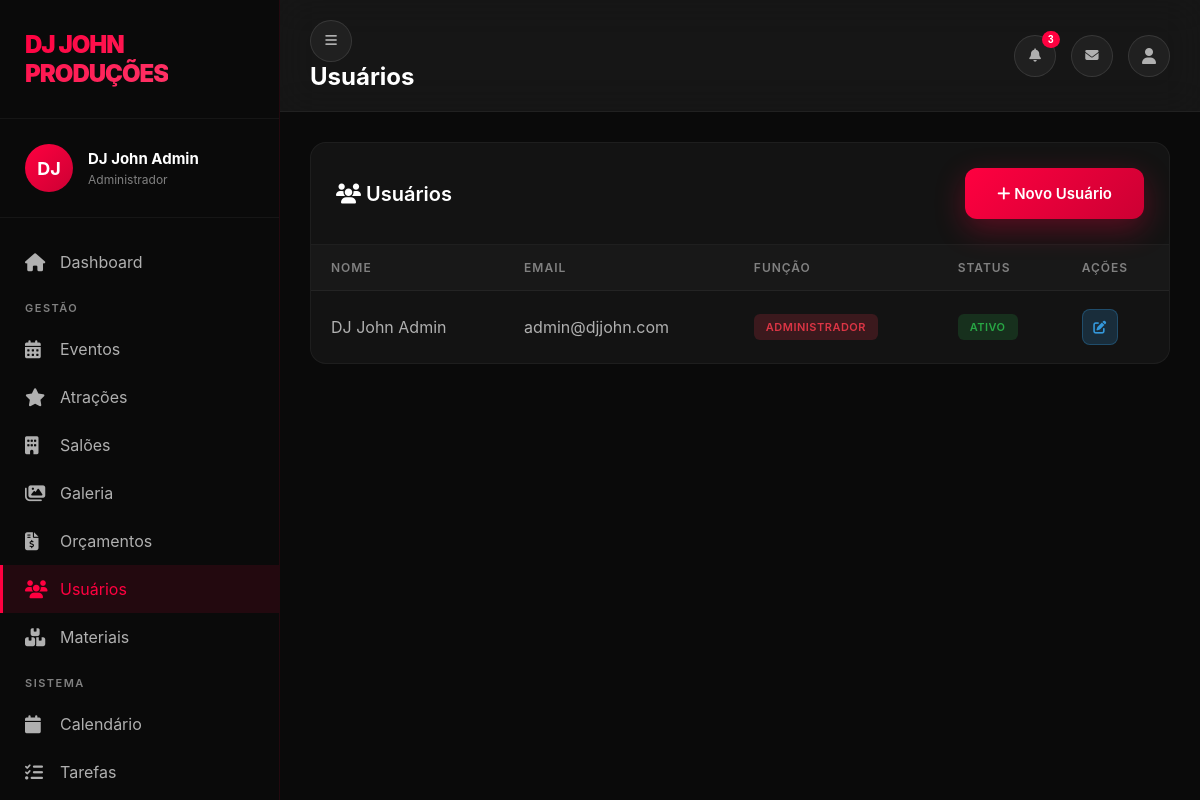
/admin/users.php (signed in), run on the app's committed database.
### tables this page shows
CREATE TABLE `usuarios` (
  `id` int(11) NOT NULL AUTO_INCREMENT,
  `nome` varchar(100) NOT NULL,
  `email` varchar(100) NOT NULL,
  `senha` varchar(255) NOT NULL,
  `funcao` enum('admin','funcionario') DEFAULT 'funcionario',
  `status` enum('ativo','inativo') DEFAULT 'ativo',
  `criado_em` timestamp NOT NULL DEFAULT CURRENT_TIMESTAMP,
  `atualizado_em` timestamp NOT NULL DEFAULT CURRENT_TIMESTAMP ON UPDATE CURRENT_TIMESTAMP,
  PRIMARY KEY (`id`),
  UNIQUE KEY `email` (`email`)
);

### admin/users.php (the view, shortened to what this page needs)
<?php
$db = getDB();
$action = $_GET['action'] ?? 'list';
$users = $db->query("SELECT * FROM usuarios ORDER BY nome")->fetchAll();
include 'includes/header.php';
?>
<div class="admin-content">
    <?php if ($action === 'list'): ?>
        <div class="data-table-container">
            <div class="table-header">
                <h3><i class="fas fa-users"></i> Usuários</h3>
                <a href="users.php?action=create" class="btn btn-primary">
                    <i class="fas fa-plus"></i> Novo Usuário
                </a>
            </div>
            <table class="data-table">
                <thead>
                    <tr>
                        <th>Nome</th>
                        <th>Email</th>
                        <th>Função</th>
                        <th>Status</th>
                        <th>Ações</th>
                    </tr>
                </thead>
                <tbody>
                    <?php foreach ($users as $u): ?>
                        <tr>
                            <td><?php echo htmlspecialchars($u['nome']); ?></td>
                            <td><?php echo htmlspecialchars($u['email']); ?></td>
                            <td>
                                <span class="badge badge-<?php echo $u['funcao'] === 'admin' ? 'danger' : 'info'; ?>">
                                    <?php echo $u['funcao'] === 'admin' ? 'Administrador' : 'Funcionário'; ?>
                                </span>
                            </td>
                            <td>
                                <span class="badge badge-<?php echo $u['status'] === 'ativo' ? 'success' : 'secondary'; ?>">
                                    <?php echo ucfirst($u['status']); ?>
                                </span>
                            </td>
                            <td>
                                <div class="btn-group">
                                    <a href="users.php?action=edit&id=<?php echo $u['id']; ?>" class="btn btn-sm btn-icon btn-edit">
                                        <i class="fas fa-edit"></i>
                                    </a>
                                </div>
                            </td>
                        </tr>
                    <?php endforeach; ?>
                </tbody>
            </table>
        </div>
    <?php endif; ?>
</div>
<?php include 'includes/footer.php'; ?>

### assets/css/variables.css (style rules this page uses)
:root { --primary-color: #FF0040; --primary-light: #FF3366; --primary-dark: #CC0033; --secondary-color: #1a1a1a; --secondary-light: #2a2a2a; --secondary-dark: #0a0a0a; --accent-color: #FF1744; --accent-light: #FF5177; --accent-dark: #E60032; --text-primary: #FFFFFF; --text-secondary: #B0B0B0; --text-light: #808080; --text-white: #FFFFFF; --bg-primary: #0a0a0a; --bg-secondary: #1a1a1a; --bg-dark: #000000; --bg-overlay: rgba(0, 0, 0, 0.85); --border-color: #2a2a2a; --border-light: #1a1a1a; --success-color: #28A745; --warning-color: #FFC107; --danger-color: #DC3545; --info-color: #17A2B8; --gradient-primary: linear-gradient(135deg, #FF0040 0%, #CC0033 100%); --gradient-secondary: linear-gradient(135deg, #1a1a1a 0%, #0a0a0a 100%); --gradient-overlay: linear-gradient(to bottom, rgba(0,0,0,0.7) 0%, rgba(0,0,0,0.95) 100%); --gradient-hero: linear-gradient(135deg, #FF0040 0%, #1a1a1a 100%); --shadow-sm: 0 2px 4px rgba(0, 0, 0, 0.1); --shadow-md: 0 4px 6px rgba(0, 0, 0, 0.1); --shadow-lg: 0 10px 30px rgba(0, 0, 0, 0.15); --shadow-xl: 0 20px 50px rgba(0, 0, 0, 0.2); --font-primary: 'Poppins', -apple-system, BlinkMacSystemFont, 'Segoe UI', sans-serif; --font-secondary: 'Montserrat', sans-serif; --font-xs: 0.75rem; --font-sm: 0.875rem; --font-base: 1rem; --font-lg: 1.125rem; --font-xl: 1.25rem; --font-2xl: 1.5rem; --font-3xl: 2rem; --font-4xl: 2.5rem; --font-5xl: 3rem; --font-light: 300; --font-normal: 400; --font-medium: 500; --font-semibold: 600; --font-bold: 700; --font-extrabold: 800; --spacing-xs: 0.25rem; --spacing-sm: 0.5rem; --spacing-md: 1rem; --spacing-lg: 1.5rem; --spacing-xl: 2rem; --spacing-2xl: 3rem; --spacing-3xl: 4rem; --spacing-4xl: 6rem; --radius-sm: 4px; --radius-md: 8px; --radius-lg: 12px; --radius-xl: 16px; --radius-full: 9999px; --transition-fast: 0.15s ease; --transition-base: 0.3s ease; --transition-slow: 0.5s ease; --z-dropdown: 1000; --z-sticky: 1020; --z-fixed: 1030; --z-modal-backdrop: 1040; --z-modal: 1050; --z-popover: 1060; --z-tooltip: 1070; --breakpoint-xs: 0px; --breakpoint-sm: 576px; --breakpoint-md: 768px; --breakpoint-lg: 992px; --breakpoint-xl: 1200px; --breakpoint-xxl: 1400px; --container-max-width: 1200px; --container-padding: var(--spacing-md); }

### assets/css/admin.css (style rules this page uses)
* { margin: 0; padding: 0; box-sizing: border-box; }
body { font-family: 'Inter', -apple-system, BlinkMacSystemFont, 'Segoe UI', sans-serif; background: #0a0a0a; color: white; }
.btn { display: inline-block; padding: 16px 32px; border-radius: 12px; font-size: 15px; font-weight: 600; border: none; cursor: pointer; transition: all 0.3s; text-align: center; text-decoration: none; }
.btn-primary { background: linear-gradient(135deg, #FF0040 0%, #CC0033 100%); color: white; box-shadow: 0 10px 30px rgba(255,0,64,0.3); }
.btn-sm { padding: 8px 16px; font-size: 13px; }
.btn-icon { width: 36px; height: 36px; padding: 0; display: inline-flex; align-items: center; justify-content: center; border-radius: 8px; }
.admin-content { padding: 30px; }
.data-table-container { background: rgba(26,26,26,0.6); border: 1px solid rgba(255,255,255,0.05); border-radius: 16px; overflow: hidden; }
.table-header { padding: 25px; border-bottom: 1px solid rgba(255,255,255,0.05); display: flex; justify-content: space-between; align-items: center; }
.table-header h3 { font-size: 20px; font-weight: 600; color: white; }
.data-table { width: 100%; border-collapse: collapse; }
.data-table thead { background: rgba(255,255,255,0.02); }
.data-table th { padding: 15px 20px; text-align: left; font-size: 12px; font-weight: 600; color: #808080; text-transform: uppercase; letter-spacing: 1px; }
.data-table td { padding: 18px 20px; border-top: 1px solid rgba(255,255,255,0.05); color: #B0B0B0; }
.data-table tbody tr { transition: all 0.2s; }
.badge { display: inline-block; padding: 6px 12px; border-radius: 6px; font-size: 11px; font-weight: 600; text-transform: uppercase; letter-spacing: 0.5px; }
.badge-success { background: rgba(40,167,69,0.2); color: #28a745; }
.badge-danger { background: rgba(220,53,69,0.2); color: #dc3545; }
.btn-group { display: flex; gap: 8px; }
.btn-edit { background: rgba(52,152,219,0.2); color: #3498db; border: 1px solid rgba(52,152,219,0.3); }

### data on the page
usuarios: nome "DJ John Admin", email "admin@djjohn.com", funcao "ADMINISTRADOR", status "ATIVO"

### other printed values
substr($_SESSION['user_name'], 0, 2) "DJ"
$_SESSION['user_name'] "DJ John Admin"
$pageTitle "Usuários"
